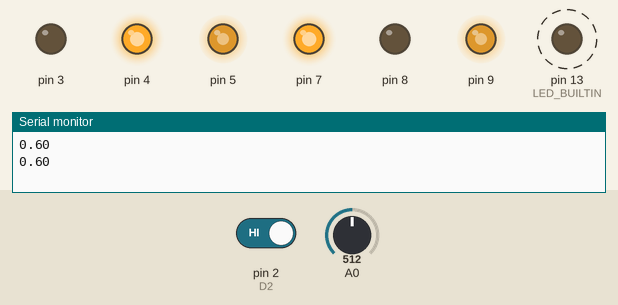
This sketch was run on a simulated Arduino Uno, built with avr-gcc and run on an emulated ATmega328P. Parts: output pins drawn as LEDs (lit = HIGH), the last lines printed to the serial monitor. Dashed ring = blinking. Inputs (shaded band) come from the test bench; at power-on: A0 = 512, pin 2 (D2) HIGH.

Above: at 1.8 s.
1.9 s: A0 set to 122
At 2.42 s:
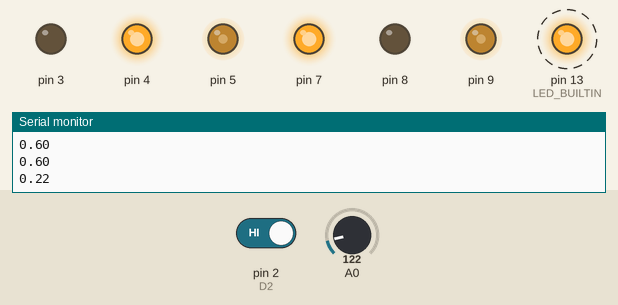
5.4 s: pin 2 (D2) driven LOW
At 5.46 s:
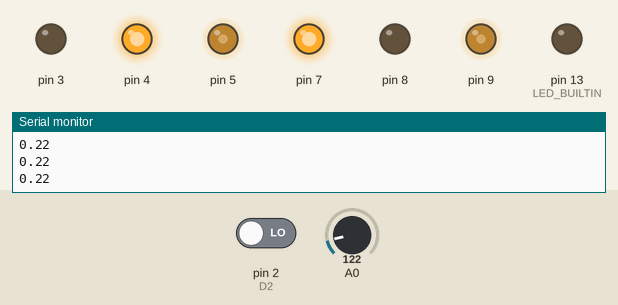
At 6.8 s:
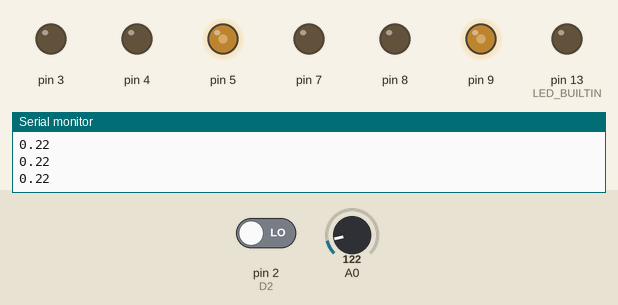
Timing chart, 0 to 8.4 s (numbered marks = the images above; inputs shaded):
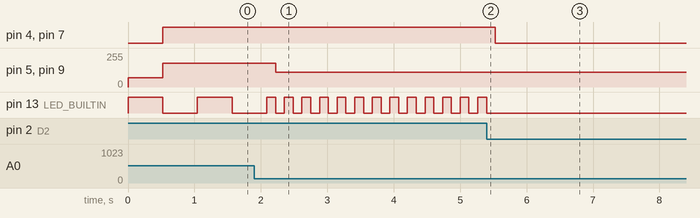

Measured:
- after the input at 1.9 s, pin 5, pin 9: 178/255 → 109/255 after 0.32 s; pin 13 (LED_BUILTIN): alternates HIGH for 0.13 s and LOW for 0.13 s, starting after 0.32 s
- after the input at 5.4 s, pin 4, pin 7: HIGH → LOW after 0.13 s; pin 13 (LED_BUILTIN): stops changing and stays LOW
- by itself, pin 13 (LED_BUILTIN): alternates HIGH for 0.52 s and LOW for 0.52 s

The sketch:

Motor.ino
```cpp
#include "dcmotor.h"

const int in1 = 3;
const int in2 = 4;
const int in3 = 7;
const int in4 = 8;

const int pwmIn1 = 5;
const int pwmIn2 = 9;

DCMotor motorRight(in1, in2, pwmIn1, 70, 250);
DCMotor motorLeft(in4, in3, pwmIn2, 70, 250);


const int D2 = 2;
const bool FWD = false;
const bool BCK = true;

// the setup function runs once when you press reset or power the board
void setup() {
  // initialize digital pin LED_BUILTIN as an output.
  pinMode(LED_BUILTIN, OUTPUT);
  pinMode(D2, INPUT);
  // initialize serial communication at 9600 bits per second:
  Serial.begin(9600);

}

void holdOnObsticle() {
    int valueD2 = digitalRead(D2);
    while(valueD2 == false) {
      valueD2 = digitalRead(D2);
      motorRight.stop();
      motorLeft.stop();
    }
}

// the loop function runs over and over again forever
void loop() {
  digitalWrite(LED_BUILTIN, HIGH);   // turn the LED on (HIGH is the voltage level)
  // read the input on analog pin 0:
  int sensorValue = analogRead(A0);
  float motorPwr = 0.1 +                                                                                            sensorValue/1024.0;
  delay(10+sensorValue);                       // wait for a second
  motorRight.setDir(FWD);
  motorRight.drive(motorPwr);
  motorLeft.setDir(FWD);
  motorLeft.drive(motorPwr);
  Serial.println(motorPwr);
  holdOnObsticle();
  digitalWrite(LED_BUILTIN, LOW);    // turn the LED off by making the voltage LOW
  delay(10+sensorValue);                       // wait for a second
  holdOnObsticle();
}
```

dcmotor.cpp
```cpp
#include "dcmotor.h"

DCMotor::DCMotor(int inPin1, int inPin2, int pwmPin, int pwmMin, int pwmMax) {
  _inPin1 = inPin1;
  _inPin2 = inPin2;
  _pwmPin = pwmPin;
  _pwmMin = pwmMin;
  _pwmMax = pwmMax;
  _pwmRange = _pwmMax - pwmMin;
  _pwmPwr = pwmMin;
  _isFwd = true;
  pinMode(_inPin1, OUTPUT);
  pinMode(_inPin2, OUTPUT);
  pinMode(_pwmPin, OUTPUT);
  digitalWrite(_inPin1, LOW);
  digitalWrite(_inPin2, LOW);
  analogWrite(_pwmPin, _pwmPwr);
}

void DCMotor::stop() {
  digitalWrite(_inPin1, LOW);
  digitalWrite(_inPin2, LOW);
}

void DCMotor::setDir(bool isfwd) {
  _isFwd = isfwd;
}

void DCMotor::drive() {
  if (_pwmPwr < _pwmMin) {
    _pwmPwr = _pwmMin;
    analogWrite(_pwmPin, _pwmPwr);
  }
  if (_isFwd) {
    digitalWrite(_inPin1, HIGH);
    digitalWrite(_inPin2, LOW);
  } else {
    digitalWrite(_inPin1, LOW);
    digitalWrite(_inPin2, HIGH);
  }
}

void DCMotor::drive(float pwr) {
  this->setPwr(pwr);
  this->drive();
}

void DCMotor::setPwr(float pwr) {
  if(pwr < 0) { pwr = 0; }
  if(pwr > 1) { pwr = 1; }
  int calcPwr = _pwmMin + int(_pwmRange * pwr);
  _pwmPwr = calcPwr;
  analogWrite(_pwmPin, _pwmPwr);
}
```

dcmotor.h
```cpp
#ifndef dcmotor_h
#define dcmotor_h

#include <Arduino.h>

class DCMotor {
  public:
    DCMotor(int inPin1, int inPin2, int pwmPin, int pwmMin, int pwmMax);
    void stop();
    void setDir(bool isfwd);
    void drive();
    void drive(float pwr);
    void setPwr(float pwr);
  private:
    int _inPin1;
    int _inPin2;
    int _pwmPin;
    int _pwmMin;
    int _pwmMax;
    int _pwmPwr;
    int _pwmRange;
    bool _isFwd;
};


#endif
```
